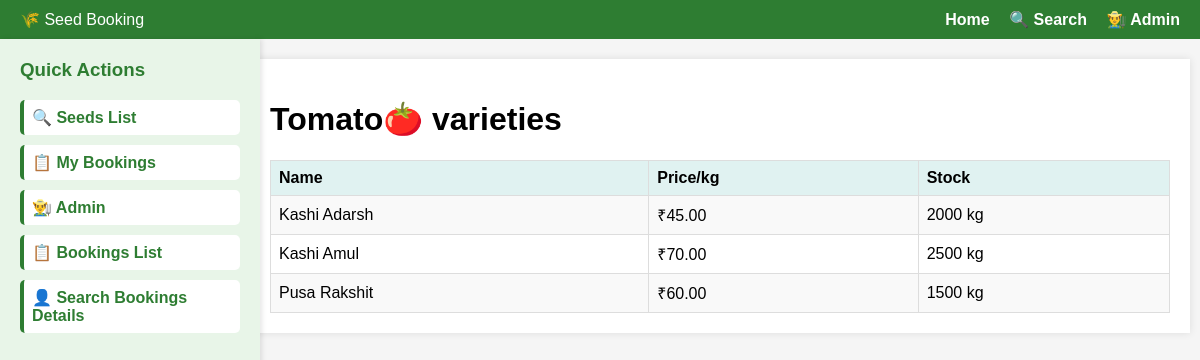
Page /seeds/Tomato🍅/ on the committed database.
### shop/models.py (models this page shows, shortened)
class Seed(models.Model):
    name = models.CharField(max_length=100)
    category = models.CharField(max_length=50)
    subcategory = models.CharField(max_length=50, blank=True)
    price = models.DecimalField(max_digits=8, decimal_places=2)
    stock = models.IntegerField()
    description = models.TextField(blank=True)

### shop/views.py (the view)
# urls.py: path('seeds/<str:category>/', views.seed_by_category, name='seed_by_category'),
def seed_by_category(request, category):
    seeds = Seed.objects.filter(category=category).order_by('name')
    return render(request, 'shop/seed_by_category.html', {'category': category, 'seeds': seeds})

### shop/templates/shop/seed_by_category.html
{% extends 'shop/base.html' %}
{% block content %}
<h1>{{ category|title }} varieties</h1>
<table class="simple-table">
    <tr>
        <th>Name</th>
        <th>Price/kg</th>
        <th>Stock</th>
    </tr>
    {% for seed in seeds %}
    <tr>
        <td>{{ seed.name }}</td>
        <td>₹{{ seed.price }}</td>
        <td>{{ seed.stock }} kg</td>
    </tr>
    {% empty %}
    <tr><td colspan="3">No varieties available.</td></tr>
    {% endfor %}
</table>
{% endblock %}

### shop/templates/shop/base.html (style rules this page uses)
body { font-family: Arial, sans-serif; margin: 0; background: #f5f5f5; }
table.simple-table { width: 100%; border-collapse: collapse; margin-top: 10px; }
table.simple-table th, table.simple-table td { border: 1px solid #ddd; padding: 8px; text-align: left; }
table.simple-table th { background-color: #e0f2f1; }
table.simple-table tr:nth-child(even) { background-color: #f9f9f9; }

### rows in the picture
Seed: name "Kashi Adarsh", price "45.00", stock "2000"
Seed: name "Kashi Amul", price "70.00", stock "2500"
Seed: name "Pusa Rakshit", price "60.00", stock "1500"

### other values in the picture
{{ category|title }} "Tomato🍅"
